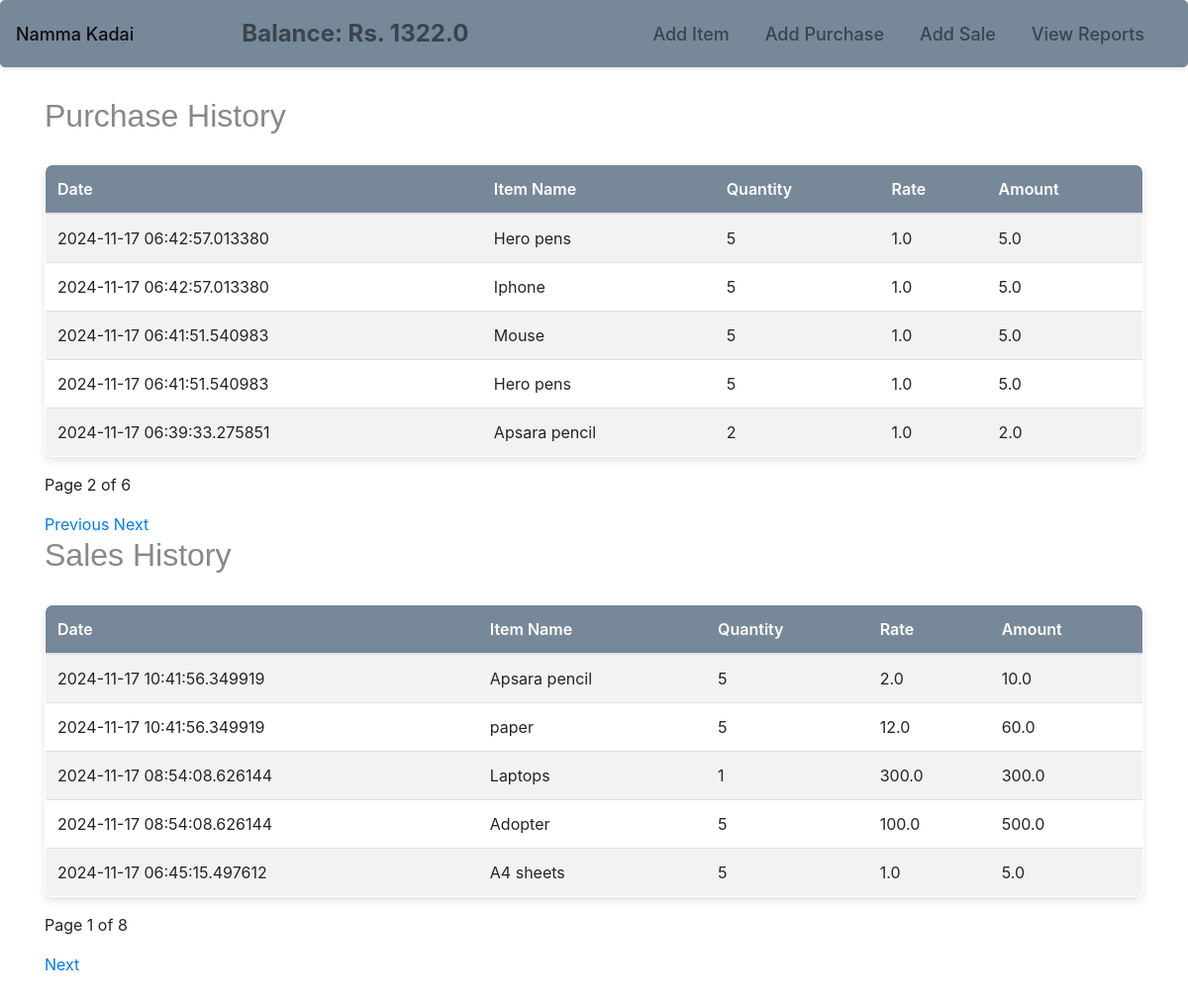
The app's page /view_reports?purchase_page=2&sale_page= with its own data.
### models.py (models this page shows)
class Company(db.Model):
    id = db.Column(db.Integer, primary_key=True)
    name = db.Column(db.String(50), unique=True, nullable=False)
    cash_balance = db.Column(db.Float, nullable=False, default=1000.0)

class Purchase(db.Model):
    id = db.Column(db.Integer, primary_key=True)
    timestamp = db.Column(db.DateTime, default=datetime.utcnow)
    item_id = db.Column(db.Integer, db.ForeignKey('item.id'), nullable=False)
    qty = db.Column(db.Integer, nullable=False)
    rate = db.Column(db.Float, nullable=False)
    amount = db.Column(db.Float, nullable=False)
    item = db.relationship('Item', backref=db.backref('purchases', lazy=True))

class Item(db.Model):
    id = db.Column(db.Integer, primary_key=True)
    name = db.Column(db.String(50), unique=True, nullable=False)
    price = db.Column(db.Float, nullable=False)
    qty = db.Column(db.Integer, nullable=False, default=0)

class Sale(db.Model):
    id = db.Column(db.Integer, primary_key=True)
    timestamp = db.Column(db.DateTime, default=datetime.utcnow)
    item_id = db.Column(db.Integer, db.ForeignKey('item.id'), nullable=False)
    qty = db.Column(db.Integer, nullable=False)
    rate = db.Column(db.Float, nullable=False)
    amount = db.Column(db.Float, nullable=False)
    item = db.relationship('Item', backref=db.backref('sales', lazy=True))

### app.py (the view)
@app.route('/view_reports')
def view_reports():
    purchase_page = request.args.get('purchase_page', default=1, type=int)
    sale_page = request.args.get('sale_page', default=1, type=int)
    company = Company.query.first()
    balance = company.cash_balance if company else 0
    purchases = Purchase.query.order_by(Purchase.timestamp.desc()).paginate(page=purchase_page, per_page=5)
    sales = Sale.query.order_by(Sale.timestamp.desc()).paginate(page=sale_page, per_page=5)
    return render_template('view_reports.html',purchases=purchases,sales=sales,balance=balance)

### templates/view_reports.html (shortened to what this page needs)
{% extends "base.html" %}
{% block content %}
<h2>Purchase History</h2>
<table class="table table-striped">
    <thead>
        <tr>
            <th>Date</th>
            <th>Item Name</th>
            <th>Quantity</th>
            <th>Rate</th>
            <th>Amount</th>
        </tr>
    </thead>
    <tbody>
        {% for purchase in purchases.items %}
        <tr>
            <td>{{ purchase.timestamp }}</td>
            <td>{{ purchase.item.name }}</td>
            <td>{{ purchase.qty }}</td>
            <td>{{ purchase.rate }}</td>
            <td>{{ purchase.amount }}</td>
        </tr>
        {% else %}
        <tr>
            <td colspan="5">No purchases found.</td>
        </tr>
        {% endfor %}
    </tbody>
</table>
<p>Page {{ purchases.page }} of {{ purchases.pages }}</p>
{% if purchases.has_prev %}
    <a href="{{ url_for('view_reports', purchase_page=purchases.prev_num, sale_page=sale_page) }}">Previous</a>
{% endif %}
{% if purchases.has_next %}
    <a href="{{ url_for('view_reports', purchase_page=purchases.next_num, sale_page=sale_page) }}">Next</a>
{% endif %}
<h2>Sales History</h2>
<table class="table table-striped">
    <thead>
        <tr>
            <th>Date</th>
            <th>Item Name</th>
            <th>Quantity</th>
            <th>Rate</th>
            <th>Amount</th>
        </tr>
    </thead>
    <tbody>
        {% for sale in sales.items %}
        <tr>
            <td>{{ sale.timestamp }}</td>
            <td>{{ sale.item.name }}</td>
            <td>{{ sale.qty }}</td>
            <td>{{ sale.rate }}</td>
            <td>{{ sale.amount }}</td>
        </tr>
        {% else %}
        <tr>
            <td colspan="5">No sales found.</td>
        </tr>
        {% endfor %}
    </tbody>
</table>
<p>Page {{ sales.page }} of {{ sales.pages }}</p>
{% if sales.has_next %}
    <a href="{{ url_for('view_reports', sale_page=sales.next_num, purchase_page=purchase_page) }}">Next</a>
{% endif %}
{% endblock %}

### templates/base.html (shortened to what this page needs)
<!DOCTYPE html>
<html lang="en">
<head>
    <link rel="stylesheet" href="{{ url_for('static', filename='styles.css') }}">
    <link rel="stylesheet" href="https://maxcdn.bootstrapcdn.com/bootstrap/4.5.2/css/bootstrap.min.css">
</head>
<body>
    <nav class="navbar navbar-expand-lg navbar-light" style="background-color: #778899;">
        <a class="navbar-brand" href="{{ url_for('home') }}">Namma Kadai</a>
        <div class="navbar-text mx-auto" style="font-size: 1.5rem; font-weight: bold;">
            Balance: Rs. {{ balance }}
        </div>
        <div class="navbar-nav ml-auto">
            <a class="nav-item nav-link" href="{{ url_for('add_item') }}">Add Item</a>
            <a class="nav-item nav-link" href="{{ url_for('add_purchase') }}">Add Purchase</a>
            <a class="nav-item nav-link" href="{{ url_for('add_sale') }}">Add Sale</a>
            <a class="nav-item nav-link" href="{{ url_for('view_reports') }}">View Reports</a>
        </div>
    </nav>
    <div class="container mt-4">
        {% block content %}{% endblock %}
    </div>
</body>
</html>

### static/styles.css (style rules this page uses)
body { background-color: #ffffff; font-family: 'Poppins', sans-serif; color: #d3d3d3; margin: 0; padding: 0; line-height: 1.8; }
h1, h2, h3 { font-family: 'Raleway', sans-serif; color: #888888; font-weight: 700; margin: 10px 0; }
h2, h3 { color: #888888; }
.table { margin-top: 30px; background-color: #ffffff; border-radius: 8px; box-shadow: 0 4px 8px rgba(0, 0, 0, 0.1); width: 100%; overflow: hidden; border: 1px solid #e0e0e0; }
.table th, .table td { padding: 14px 24px; text-align: left; border-bottom: 1px solid #e0e0e0; }
.table th { background-color: #778899; color: #ffffff; font-weight: 600; }
.navbar { margin-bottom: 30px; background-color: #2ecc71; padding: 15px 20px; border-radius: 5px; box-shadow: 0 2px 4px rgba(0, 0, 0, 0.1); }
.navbar a { color: #ffffff; text-decoration: none; font-size: 18px; margin-right: 20px; font-weight: 500; }
.container { margin: 40px auto; max-width: 1100px; padding: 0 20px; }

### records on screen
Company: cash_balance "1322.0"
Purchase: timestamp "2024-11-17 06:42:57.013380", item.name "Hero pens", qty "5", rate "1.0", amount "5.0"
Purchase: timestamp "2024-11-17 06:42:57.013380", item.name "Iphone", qty "5", rate "1.0", amount "5.0"
Purchase: timestamp "2024-11-17 06:41:51.540983", item.name "Mouse", qty "5", rate "1.0", amount "5.0"
Purchase: timestamp "2024-11-17 06:41:51.540983", item.name "Hero pens", qty "5", rate "1.0", amount "5.0"
Purchase: timestamp "2024-11-17 06:39:33.275851", item.name "Apsara pencil", qty "2", rate "1.0", amount "2.0"
Sale: timestamp "2024-11-17 10:41:56.349919", item.name "Apsara pencil", qty "5", rate "2.0", amount "10.0"
Sale: timestamp "2024-11-17 10:41:56.349919", item.name "paper", qty "5", rate "12.0", amount "60.0"
Sale: timestamp "2024-11-17 08:54:08.626144", item.name "Laptops", qty "1", rate "300.0", amount "300.0"
Sale: timestamp "2024-11-17 08:54:08.626144", item.name "Adopter", qty "5", rate "100.0", amount "500.0"
Sale: timestamp "2024-11-17 06:45:15.497612", item.name "A4 sheets", qty "5", rate "1.0", amount "5.0"

### other values on screen
{{ purchases.page }} "2"
{{ purchases.pages }} "6"
{{ sales.page }} "1"
{{ sales.pages }} "8"
